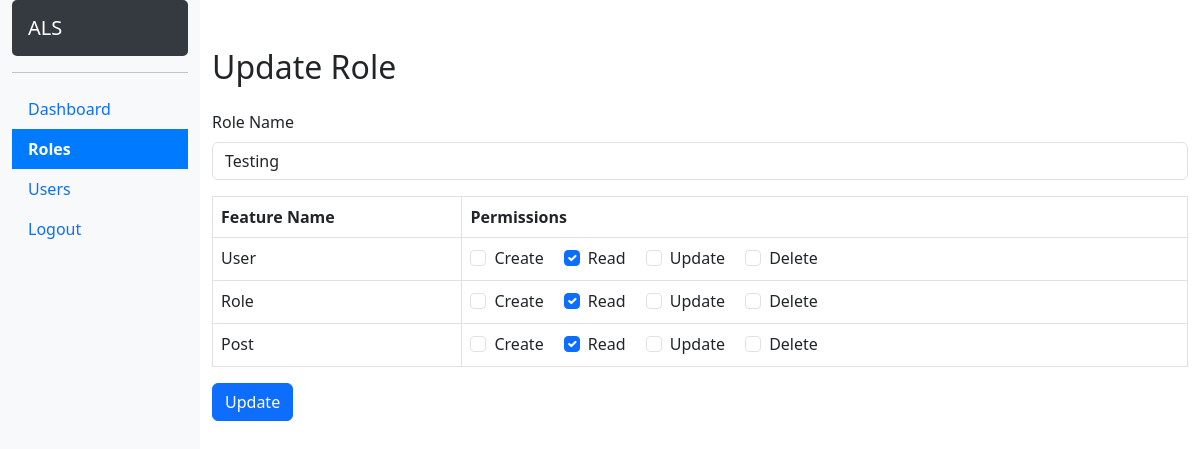
The page /edit_role.php?id=4 (signed in) on the database its author committed.
### tables this page shows
CREATE TABLE `roles` (
  `id` int NOT NULL AUTO_INCREMENT,
  `name` varchar(45) DEFAULT NULL,
  PRIMARY KEY (`id`)
);

CREATE TABLE `permissions` (
  `id` int NOT NULL AUTO_INCREMENT,
  `name` varchar(255) DEFAULT NULL,
  `feature_id` int DEFAULT NULL,
  PRIMARY KEY (`id`)
);

### edit_role.php (the view, shortened to what this page needs)
<?php
include 'db_connection.php';
$role_id = $_GET['id'] ?? null;
try {
    $stmt = $conn->prepare("SELECT id, name FROM roles WHERE id = :role_id");
    $stmt->bindParam(':role_id', $role_id, PDO::PARAM_INT);
    $stmt->execute();
    $role = $stmt->fetch(PDO::FETCH_ASSOC);
    $sql_features = "SELECT f.id as feature_id, f.name as feature_name, p.id as permission_id, p.name as permission_name
                     FROM features f
                     LEFT JOIN permissions p ON f.id = p.feature_id
                     ORDER BY p.id ASC";
    $stmt = $conn->query($sql_features);
    $features = [];
    while ($row = $stmt->fetch(PDO::FETCH_ASSOC)) {
        $features[$row['feature_id']]['name'] = $row['feature_name'];
        $features[$row['feature_id']]['permissions'][] = [
            'id' => $row['permission_id'],
            'name' => $row['permission_name']
        ];
    }
    $stmt = $conn->prepare("SELECT permission_id FROM role_permissions WHERE role_id = :role_id");
    $stmt->bindParam(':role_id', $role_id, PDO::PARAM_INT);
    $stmt->execute();
    $existing_permissions = $stmt->fetchAll(PDO::FETCH_COLUMN);
} catch (PDOException $e) {
    echo "Error: " . $e->getMessage();
    exit();
}
?>
<!DOCTYPE html>
<html lang="en">
<head>
    <link href="https://cdn.jsdelivr.net/npm/bootstrap@5.3.0/dist/css/bootstrap.min.css" rel="stylesheet">
    <link rel="stylesheet" href="/assets/css/styles.css" />
</head>
<body>
    <div class="container-fluid">
        <div class="row">
            <?php include 'sidebar.php'; ?>
            <div class="col-md-10 mt-5">
                <h2 class="mb-4">Update Role</h2>
                <form action="update_role.php" method="POST">
                    <div class="mb-3">
                        <label for="role_name" class="form-label">Role Name</label>
                        <input type="text" class="form-control" id="role_name" name="role_name"
                            value="<?php echo htmlspecialchars($role['name']); ?>" required>
                    </div>
                    <table class="table table-bordered">
                        <thead>
                            <tr>
                                <th>Feature Name</th>
                                <th>Permissions</th>
                            </tr>
                        </thead>
                        <tbody>
                            <?php foreach ($features as $feature_id => $feature): ?>
                                <tr>
                                    <td><?php echo htmlspecialchars($feature['name']); ?></td>
                                    <td>
                                        <?php if (!empty($feature['permissions'])): ?>
                                            <?php foreach ($feature['permissions'] as $permission): ?>
                                                <div class="form-check form-check-inline">
                                                    <input class="form-check-input" type="checkbox"
                                                        id="permission_<?php echo $permission['id']; ?>"
                                                        name="permissions[]"
                                                        value="<?php echo $permission['id']; ?>"
                                                        <?php echo in_array($permission['id'], $existing_permissions) ? 'checked' : ''; ?>>
                                                    <label class="form-check-label"
                                                        for="permission_<?php echo $permission['id']; ?>">
                                                        <?php echo htmlspecialchars($permission['name']); ?>
                                                    </label>
                                                </div>
                                            <?php endforeach; ?>
                                        <?php else: ?>
                                            <span class="text-muted">No permissions available for this feature.</span>
                                        <?php endif; ?>
                                    </td>
                                </tr>
                            <?php endforeach; ?>
                        </tbody>
                    </table>
                    <button type="submit" class="btn btn-primary">Update</button>
                </form>
            </div>
        </div>
    </div>
</body>
</html>

### rows shown on the page
roles: role_name "Testing"
permissions: name "Create"
permissions: name "Delete"
permissions: name "Create"
permissions: id "☑", name "Read"
permissions: name "Update"
permissions: name "Delete"
permissions: name "Create"
permissions: id "☑", name "Read"
permissions: name "Update"
permissions: name "Delete"

### other values the page prints
$_SESSION['name'] "ALS"
$feature['name'] "User"
$permission['name'] "Read"
$permission['name'] "Update"
$feature['name'] "Role"
$feature['name'] "Post"
